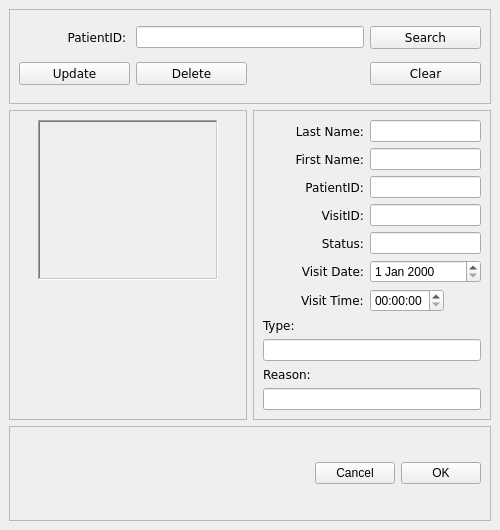
<?xml version="1.0" encoding="UTF-8"?>
<ui version="4.0">
 <class>ViewPatientVisit</class>
 <widget class="QMainWindow" name="ViewPatientVisit">
  <property name="geometry">
   <rect>
    <x>0</x>
    <y>0</y>
    <width>500</width>
    <height>530</height>
   </rect>
  </property>
  <property name="windowTitle">
   <string>MainWindow</string>
  </property>
  <widget class="QWidget" name="centralwidget">
   <layout class="QGridLayout" name="gridLayout_5">
    <item row="0" column="0" colspan="2">
     <widget class="QFrame" name="patProfile_function_frame">
      <property name="frameShape">
       <enum>QFrame::StyledPanel</enum>
      </property>
      <property name="frameShadow">
       <enum>QFrame::Raised</enum>
      </property>
      <layout class="QGridLayout" name="gridLayout">
       <item row="0" column="1" colspan="2">
        <widget class="QLineEdit" name="patSearch_lineEdit"/>
       </item>
       <item row="0" column="3">
        <widget class="QPushButton" name="patSearch_btn">
         <property name="font">
          <font>
           <family>Verdana</family>
          </font>
         </property>
         <property name="text">
          <string>Search</string>
         </property>
         <property name="icon">
          <iconset resource="resource.qrc">
           <normaloff>:/icon/icons/search.svg</normaloff>:/icon/icons/search.svg</iconset>
         </property>
         <property name="iconSize">
          <size>
           <width>20</width>
           <height>20</height>
          </size>
         </property>
        </widget>
       </item>
       <item row="1" column="0">
        <widget class="QPushButton" name="patUpdate_btn">
         <property name="font">
          <font>
           <family>Verdana</family>
          </font>
         </property>
         <property name="text">
          <string>Update</string>
         </property>
         <property name="icon">
          <iconset resource="resource.qrc">
           <normaloff>:/icon/icons/update.svg</normaloff>:/icon/icons/update.svg</iconset>
         </property>
         <property name="iconSize">
          <size>
           <width>20</width>
           <height>20</height>
          </size>
         </property>
        </widget>
       </item>
       <item row="1" column="1">
        <widget class="QPushButton" name="patDelete_btn">
         <property name="font">
          <font>
           <family>Verdana</family>
          </font>
         </property>
         <property name="text">
          <string>Delete</string>
         </property>
         <property name="icon">
          <iconset resource="resource.qrc">
           <normaloff>:/icon/icons/delete.svg</normaloff>:/icon/icons/delete.svg</iconset>
         </property>
         <property name="iconSize">
          <size>
           <width>20</width>
           <height>20</height>
          </size>
         </property>
        </widget>
       </item>
       <item row="1" column="3">
        <widget class="QPushButton" name="patClear_btn">
         <property name="font">
          <font>
           <family>Verdana</family>
          </font>
         </property>
         <property name="text">
          <string>Clear</string>
         </property>
         <property name="icon">
          <iconset resource="resource.qrc">
           <normaloff>:/icon/icons/clear.svg</normaloff>:/icon/icons/clear.svg</iconset>
         </property>
         <property name="iconSize">
          <size>
           <width>20</width>
           <height>20</height>
          </size>
         </property>
        </widget>
       </item>
       <item row="0" column="0">
        <widget class="QLabel" name="patSearch_label">
         <property name="font">
          <font>
           <family>Verdana</family>
          </font>
         </property>
         <property name="text">
          <string>PatientID: </string>
         </property>
         <property name="alignment">
          <set>Qt::AlignRight|Qt::AlignTrailing|Qt::AlignVCenter</set>
         </property>
        </widget>
       </item>
      </layout>
     </widget>
    </item>
    <item row="1" column="0">
     <widget class="QFrame" name="patProfilePic_frame">
      <property name="frameShape">
       <enum>QFrame::StyledPanel</enum>
      </property>
      <property name="frameShadow">
       <enum>QFrame::Raised</enum>
      </property>
      <layout class="QGridLayout" name="gridLayout_2">
       <item row="0" column="0">
        <widget class="QLabel" name="profilePic_label">
         <property name="minimumSize">
          <size>
           <width>180</width>
           <height>160</height>
          </size>
         </property>
         <property name="maximumSize">
          <size>
           <width>180</width>
           <height>160</height>
          </size>
         </property>
         <property name="frameShape">
          <enum>QFrame::WinPanel</enum>
         </property>
         <property name="frameShadow">
          <enum>QFrame::Sunken</enum>
         </property>
         <property name="text">
          <string/>
         </property>
        </widget>
       </item>
       <item row="1" column="0">
        <widget class="QLabel" name="pat_empty_label_1">
         <property name="maximumSize">
          <size>
           <width>180</width>
           <height>160</height>
          </size>
         </property>
         <property name="text">
          <string/>
         </property>
        </widget>
       </item>
       <item row="2" column="0">
        <widget class="QLabel" name="pat_empty_label_2">
         <property name="text">
          <string/>
         </property>
        </widget>
       </item>
      </layout>
     </widget>
    </item>
    <item row="1" column="1">
     <widget class="QFrame" name="patProfile_info_frame">
      <property name="frameShape">
       <enum>QFrame::StyledPanel</enum>
      </property>
      <property name="frameShadow">
       <enum>QFrame::Raised</enum>
      </property>
      <layout class="QGridLayout" name="gridLayout_3">
       <item row="0" column="0" colspan="2">
        <widget class="QLabel" name="visitSearchlabel_1">
         <property name="font">
          <font>
           <family>Verdana</family>
          </font>
         </property>
         <property name="text">
          <string>Last Name:</string>
         </property>
         <property name="alignment">
          <set>Qt::AlignRight|Qt::AlignTrailing|Qt::AlignVCenter</set>
         </property>
        </widget>
       </item>
       <item row="2" column="0" colspan="2">
        <widget class="QLabel" name="visitSearchlabel_3">
         <property name="font">
          <font>
           <family>Verdana</family>
          </font>
         </property>
         <property name="text">
          <string>PatientID:</string>
         </property>
         <property name="alignment">
          <set>Qt::AlignRight|Qt::AlignTrailing|Qt::AlignVCenter</set>
         </property>
        </widget>
       </item>
       <item row="1" column="2" colspan="2">
        <widget class="QLineEdit" name="visitSearch_lineEdit_2"/>
       </item>
       <item row="10" column="0" colspan="4">
        <widget class="QLineEdit" name="visitSearch_lineEdit_6"/>
       </item>
       <item row="9" column="0" colspan="2">
        <widget class="QLabel" name="visitSearchlabel_7">
         <property name="font">
          <font>
           <family>Verdana</family>
          </font>
         </property>
         <property name="text">
          <string>Type:</string>
         </property>
        </widget>
       </item>
       <item row="6" column="2" colspan="2">
        <widget class="QDateEdit" name="visitSearch_dateEdit"/>
       </item>
       <item row="3" column="2" colspan="2">
        <widget class="QLineEdit" name="visitSearch_lineEdit_4"/>
       </item>
       <item row="11" column="0" colspan="2">
        <widget class="QLabel" name="visitSearchlabel_8">
         <property name="font">
          <font>
           <family>Verdana</family>
          </font>
         </property>
         <property name="text">
          <string>Reason:</string>
         </property>
        </widget>
       </item>
       <item row="2" column="2" colspan="2">
        <widget class="QLineEdit" name="visitSearch_lineEdit_3"/>
       </item>
       <item row="0" column="2" colspan="2">
        <widget class="QLineEdit" name="visitSearch_lineEdit_1"/>
       </item>
       <item row="3" column="1">
        <widget class="QLabel" name="visitSearchlabel_4">
         <property name="font">
          <font>
           <family>Verdana</family>
          </font>
         </property>
         <property name="text">
          <string>VisitID:</string>
         </property>
         <property name="alignment">
          <set>Qt::AlignRight|Qt::AlignTrailing|Qt::AlignVCenter</set>
         </property>
        </widget>
       </item>
       <item row="1" column="0" colspan="2">
        <widget class="QLabel" name="visitSearchlabel_2">
         <property name="font">
          <font>
           <family>Verdana</family>
          </font>
         </property>
         <property name="text">
          <string>First Name:</string>
         </property>
         <property name="alignment">
          <set>Qt::AlignRight|Qt::AlignTrailing|Qt::AlignVCenter</set>
         </property>
        </widget>
       </item>
       <item row="12" column="0" colspan="4">
        <widget class="QLineEdit" name="visitSearch_lineEdit_7"/>
       </item>
       <item row="6" column="0" colspan="2">
        <widget class="QLabel" name="visitSearchlabel_6">
         <property name="font">
          <font>
           <family>Verdana</family>
          </font>
         </property>
         <property name="text">
          <string>Visit Date:</string>
         </property>
         <property name="alignment">
          <set>Qt::AlignRight|Qt::AlignTrailing|Qt::AlignVCenter</set>
         </property>
        </widget>
       </item>
       <item row="4" column="2" colspan="2">
        <widget class="QLineEdit" name="visitSearch_lineEdit_5"/>
       </item>
       <item row="4" column="1">
        <widget class="QLabel" name="visitSearchlabel_5">
         <property name="font">
          <font>
           <family>Verdana</family>
          </font>
         </property>
         <property name="text">
          <string>Status:</string>
         </property>
         <property name="alignment">
          <set>Qt::AlignRight|Qt::AlignTrailing|Qt::AlignVCenter</set>
         </property>
        </widget>
       </item>
       <item row="7" column="2">
        <widget class="QTimeEdit" name="visitSearch_timeEdit"/>
       </item>
       <item row="7" column="1">
        <widget class="QLabel" name="label">
         <property name="font">
          <font>
           <family>Verdana</family>
          </font>
         </property>
         <property name="text">
          <string>Visit Time:</string>
         </property>
        </widget>
       </item>
      </layout>
     </widget>
    </item>
    <item row="2" column="0" colspan="2">
     <widget class="QFrame" name="patProfile_apply_frame">
      <property name="frameShape">
       <enum>QFrame::StyledPanel</enum>
      </property>
      <property name="frameShadow">
       <enum>QFrame::Raised</enum>
      </property>
      <layout class="QGridLayout" name="gridLayout_4">
       <item row="0" column="0">
        <spacer name="horizontalSpacer">
         <property name="orientation">
          <enum>Qt::Horizontal</enum>
         </property>
         <property name="sizeHint" stdset="0">
          <size>
           <width>297</width>
           <height>20</height>
          </size>
         </property>
        </spacer>
       </item>
       <item row="0" column="1">
        <widget class="QPushButton" name="patCancel_btn">
         <property name="text">
          <string>Cancel</string>
         </property>
        </widget>
       </item>
       <item row="0" column="2">
        <widget class="QPushButton" name="patOk_btn">
         <property name="text">
          <string>OK</string>
         </property>
        </widget>
       </item>
      </layout>
     </widget>
    </item>
   </layout>
  </widget>
 </widget>
 <resources>
  <include location="resource.qrc"/>
 </resources>
 <connections>
  <connection>
   <sender>patCancel_btn</sender>
   <signal>clicked()</signal>
   <receiver>ViewPatientVisit</receiver>
   <slot>close()</slot>
   <hints>
    <hint type="sourcelabel">
     <x>352</x>
     <y>474</y>
    </hint>
    <hint type="destinationlabel">
     <x>449</x>
     <y>498</y>
    </hint>
   </hints>
  </connection>
  <connection>
   <sender>patOk_btn</sender>
   <signal>clicked()</signal>
   <receiver>ViewPatientVisit</receiver>
   <slot>close()</slot>
   <hints>
    <hint type="sourcelabel">
     <x>441</x>
     <y>468</y>
    </hint>
    <hint type="destinationlabel">
     <x>458</x>
     <y>498</y>
    </hint>
   </hints>
  </connection>
 </connections>
</ui>
